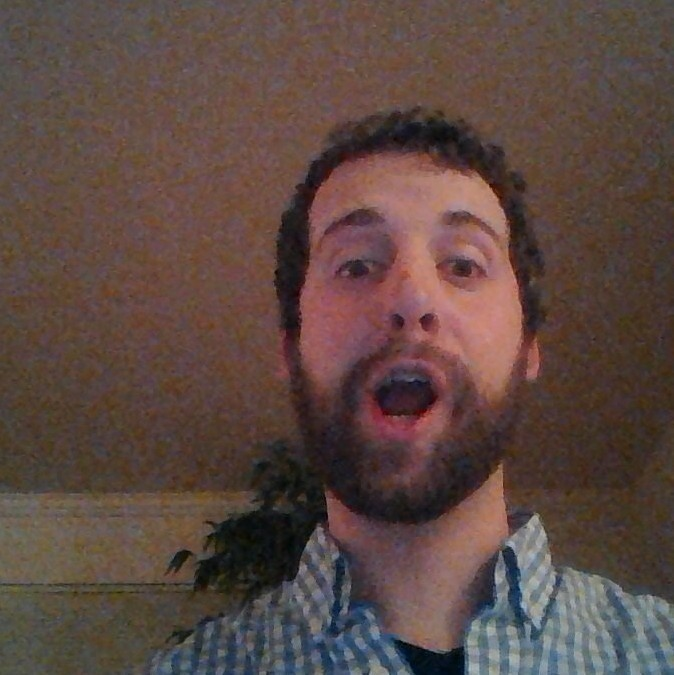
//> input picture StabProto/backups/3-23-2015/test.jpg, 674 x 675 px
$ ./test-compensation   (built with g++ and OpenCV 4)
//> lines starting //> are read from the running program, lines starting //| are printed output that depends on the picture
### StabProto/vidstab.h
#include <iostream>
#include <iomanip>
#include <opencv2/highgui/highgui.hpp>
#include <opencv2/imgproc/imgproc.hpp>
#include "opencv2/core/core.hpp"

#define PI 3.14159265359
#define ALPHA 0.1
#define THRESH_NOISE 5

// LMV tolerance compared to GM
#define GM_TOL 0.55

// num_divs of frame for LMVs
#define NUM_DIVS 1

using namespace cv;
using namespace std;

extern Point2d phase_diff;

// returned Scalars represent x and y components of motion
Mat estimateMotion(Mat*, Mat*, Scalar[][NUM_DIVS][2], Scalar[][NUM_DIVS][2], Scalar[][NUM_DIVS][2]);
Scalar getGlobalMotion(Mat*, Scalar[][NUM_DIVS][2]);
void compensateMotion(Mat*, Scalar[][NUM_DIVS][2]);
Scalar weighMotion(Scalar, Scalar[][NUM_DIVS][2]);

### StabProto/backups/3-23-2015/test-compensation.cpp
#include "vidstab.h"

using namespace cv;
using namespace std;

Mat estimateMotion(Mat* frame, Scalar means[][NUM_DIVS][2], Scalar avg_means[][NUM_DIVS][2], Scalar diffs[][NUM_DIVS][2]) {

  Mat gradX, gradY;
  Mat frame_bw;

  Mat ang_mat = Mat::zeros(frame->rows, frame->cols, CV_32F);
  Mat mag_mat = Mat::zeros(frame->rows, frame->cols, CV_32F);

  // [][][0] = ang
  // [][][1] = mag
  Scalar prev_means[NUM_DIVS][NUM_DIVS][2];
  Scalar prev_avg_means[NUM_DIVS][NUM_DIVS][2];

  int scale = 1;
  int delta = 0;
  int ddepth = CV_16S;

  // cvt to grayscale
  cvtColor(*frame, frame_bw, CV_RGB2GRAY);
  GaussianBlur(frame_bw, frame_bw, Size(25, 25), 0, 0);

  // divide frame into cropped portions
  int hdiv = frame->rows/NUM_DIVS;
  int wdiv = frame->cols/NUM_DIVS;

  Mat cropped[NUM_DIVS][NUM_DIVS];
  Rect crop;

  for(int h = 0; h < NUM_DIVS; h++) {
    for(int w = 0; w < NUM_DIVS; w++) {
      // ang, mag
      prev_means[h][w][0] = means[h][w][0];
      prev_means[h][w][1] = means[h][w][1];
      prev_avg_means[h][w][0] = avg_means[h][w][0];
      prev_avg_means[h][w][1] = avg_means[h][w][1];

      // recalculate running average
      avg_means[h][w][0] = (ALPHA * means[h][w][0])+(1 - ALPHA) * avg_means[h][w][0];
      avg_means[h][w][1] = (ALPHA * means[h][w][1])+(1 - ALPHA) * avg_means[h][w][1];

      // crop frame
      crop = Rect(w*wdiv, h*hdiv, wdiv, hdiv);
      cropped[h][w] = Mat(frame_bw, crop);

      // Sobel operators - X & Y
      Sobel(cropped[h][w], gradX, ddepth, 1, 0, 3, scale, delta, BORDER_DEFAULT);
      Sobel(cropped[h][w], gradY, ddepth, 0, 1, 3, scale, delta, BORDER_DEFAULT);

      // THRESHOLD NOISE
      convertScaleAbs(gradX, gradX);
      convertScaleAbs(gradY, gradY);
      threshold(gradX, gradX, THRESH_NOISE, 255, THRESH_TOZERO);
      threshold(gradY, gradY, THRESH_NOISE, 255, THRESH_TOZERO);
      gradX.convertTo(gradX, CV_32F);
      gradY.convertTo(gradY, CV_32F);

      // PHASE
      phase(gradX, gradY, ang_mat, true);
      means[h][w][0] = mean(ang_mat);

      // MAGNITUDE
      magnitude(gradX, gradY, mag_mat);
      means[h][w][1] = mean(mag_mat);

      // PHASE and MAG DIFF
      Scalar ang_diff, mag_diff = Scalar(0);
      ang_diff = prev_avg_means[h][w][0] - avg_means[h][w][0];
      mag_diff = prev_avg_means[h][w][1] - avg_means[h][w][1];

      diffs[h][w][0] = ang_diff;
      diffs[h][w][1] = mag_diff;

      // RESULTS
      Point center = Point(cropped[h][w].cols/2, cropped[h][w].rows/2);
      Point dest_point = Point(cos(means[h][w][0][0])*means[h][w][1][0], sin(means[h][w][0][0])*means[h][w][1][0]);
      // [4 lines of commented-out code are left out]

      line(cropped[h][w], center, ((10*dest_point)+center), Scalar(0, 255, 255));
      //line(cropped[h][w], center, ((1*dest_point_x)+center), Scalar(0, 255, 255));
      //line(cropped[h][w], center, ((1*dest_point_y)+center), Scalar(0, 255, 255));

      // reassemble frame
      cropped[h][w].copyTo( frame_bw(Rect(w*wdiv, h*hdiv, wdiv, hdiv) ));
    }
  }

  //return frame_gm;

  return frame_bw;
}

int main(int argc, char* argv[]) {
  Mat im, im2;
  im = imread("./test.jpg", CV_LOAD_IMAGE_COLOR);
//> im is the input picture: 675 rows x 674 cols, CV_8UC3; mean B, G, R 66.6, 72.6, 92.3
  im2 = imread("./test2.jpg", CV_LOAD_IMAGE_COLOR);
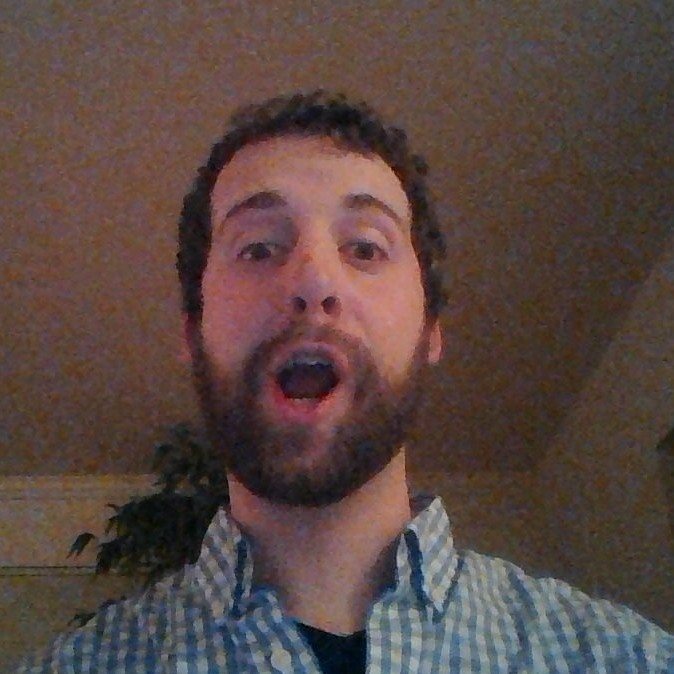
//> input picture StabProto/backups/3-23-2015/test2.jpg, 674 x 674 px
//> im2 is the input picture: 674 rows x 674 cols, CV_8UC3; mean B, G, R 66.1, 71, 89.2

  if(!im.data || !im2.data) {
    cout << "Errs err'where. No image data." << endl;
    return -1;
  }

  Mat ang_mat = Mat::zeros(im.rows, im.cols, CV_32F);
  Mat mag_mat = Mat::zeros(im.rows, im.cols, CV_32F);

  // [][][0] = ang
  // [][][1] = mag
  Scalar means[NUM_DIVS][NUM_DIVS][2];
  Scalar prev_means[NUM_DIVS][NUM_DIVS][2];
  Scalar avg_means[NUM_DIVS][NUM_DIVS][2];
  Scalar prev_avg_means[NUM_DIVS][NUM_DIVS][2];

  Scalar diffs[NUM_DIVS][NUM_DIVS][2];

  Mat motion_im = estimateMotion(&im, means, prev_means, diffs);
//> in estimateMotion, `cvtColor(*frame, frame_bw, CV_RGB2GRAY);`:
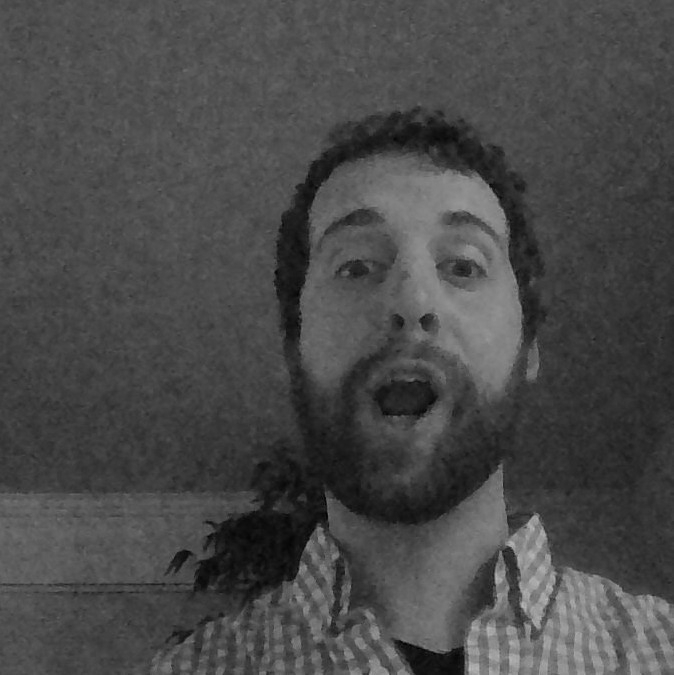
//> frame_bw: 675 rows x 674 cols, CV_8UC1; min 1, max 185, mean 73.1
//> the loop in estimateMotion, `for(int h = 0; h < NUM_DIVS; h++)` made 1 pass
//> crop on pass 1: Rect(0, 0, 674, 675)
//> after the loop in estimateMotion, `for(int h = 0; h < NUM_DIVS; h++)`:
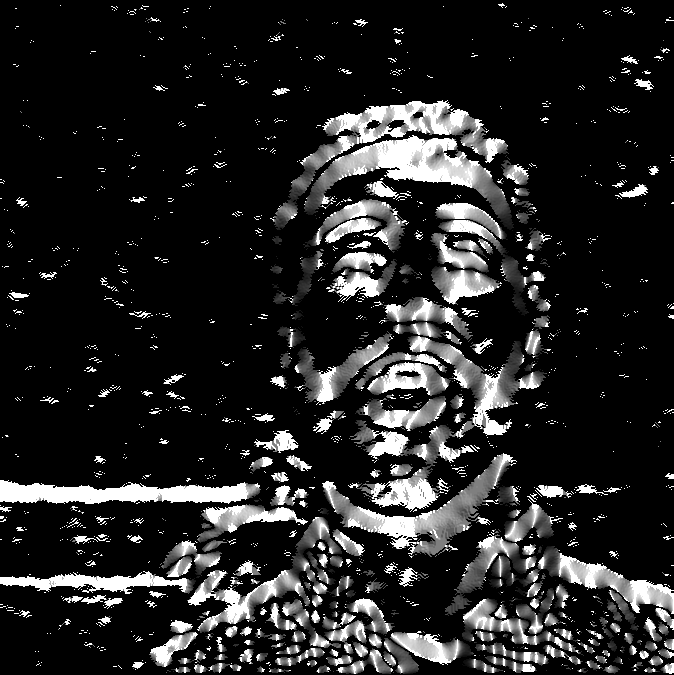
//> ang_mat: 675 rows x 674 cols, CV_32FC1; min 0, max 90, mean 13.2; drawn with min black and max white
  Mat motion_im2 = estimateMotion(&im2, means, prev_means, diffs);
//> in estimateMotion (call 2), `cvtColor(*frame, frame_bw, CV_RGB2GRAY);`:
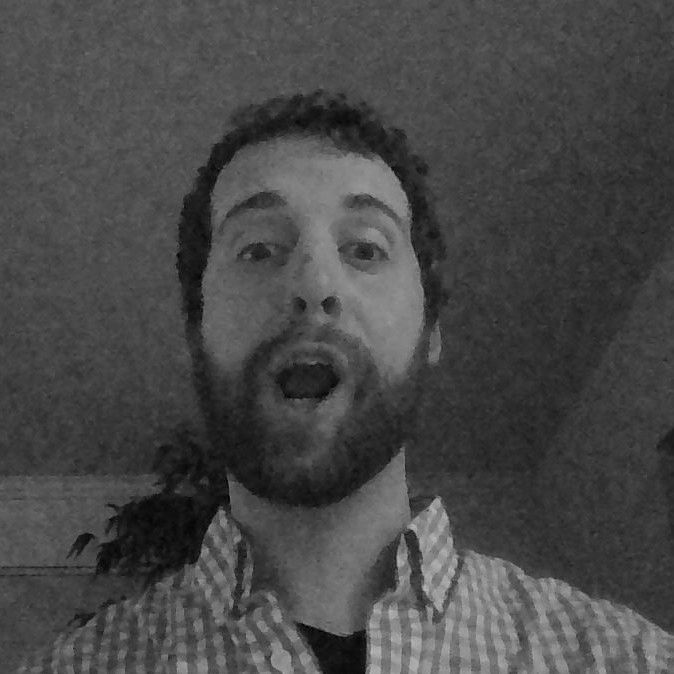
//> frame_bw: 674 rows x 674 cols, CV_8UC1; min 0, max 189, mean 71.6
//> the loop in estimateMotion (call 2), `for(int h = 0; h < NUM_DIVS; h++)` made 1 pass
//> crop on pass 1: Rect(0, 0, 674, 674)
//> after the loop in estimateMotion (call 2), `for(int h = 0; h < NUM_DIVS; h++)`:
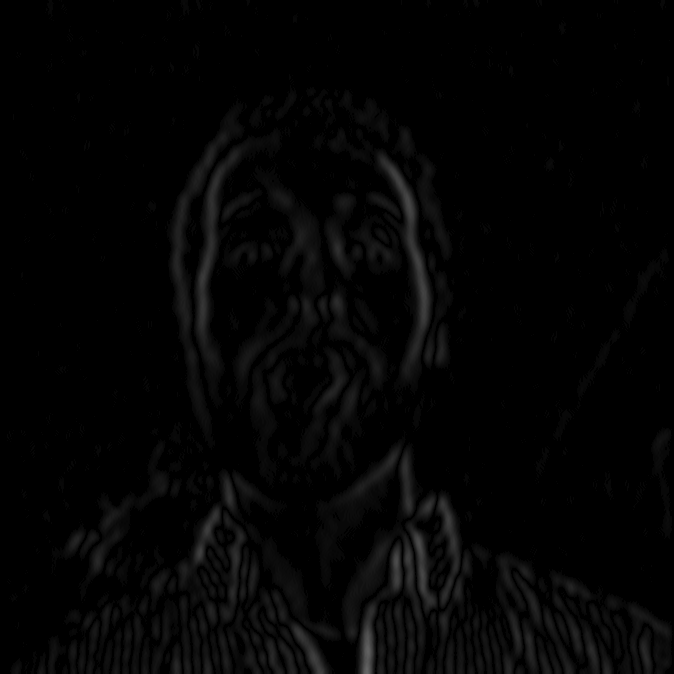
//> gradX: 674 rows x 674 cols, CV_32FC1; min 0, max 102, mean 4.2
//> after the loop in estimateMotion (call 2), `for(int h = 0; h < NUM_DIVS; h++)`:
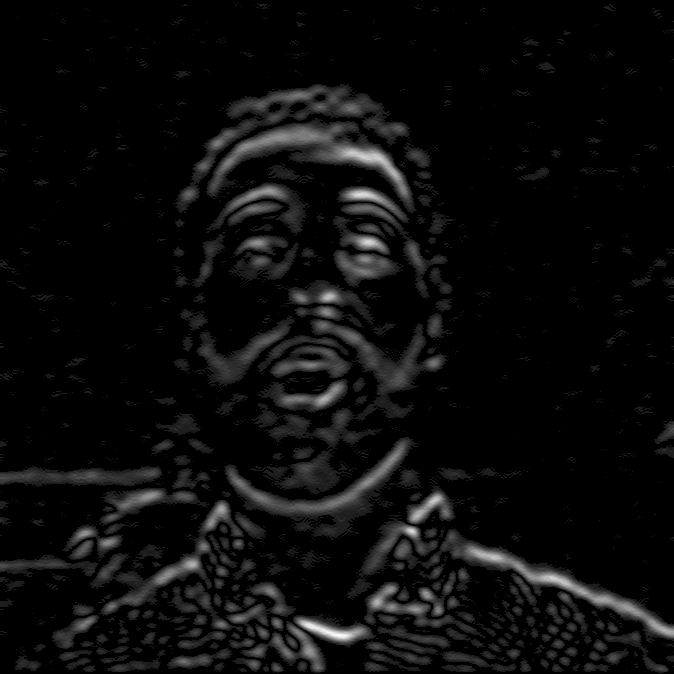
//> gradY: 674 rows x 674 cols, CV_32FC1; min 0, max 66, mean 3.1; drawn with min black and max white
//> after the loop in estimateMotion (call 2), `for(int h = 0; h < NUM_DIVS; h++)`:
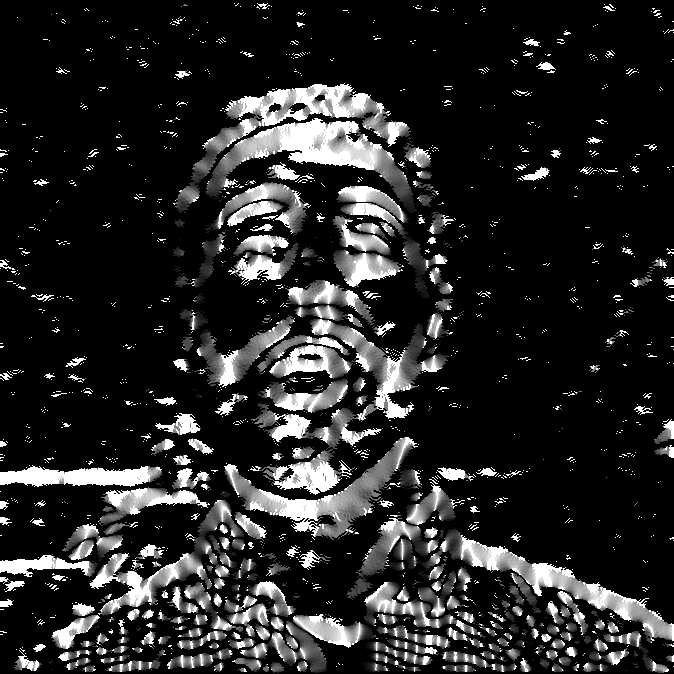
//> ang_mat: 674 rows x 674 cols, CV_32FC1; min 0, max 90, mean 13.7; drawn with min black and max white

  //compensateMotion(&motion_frame, diffs);

  // display the current frame
  for(;;) {
    imshow("im", motion_im);
    imshow("im2", motion_im2);

    if(waitKey(30) >= 0) break;
//> the Esc key is pressed
  }

  return 0;
}
